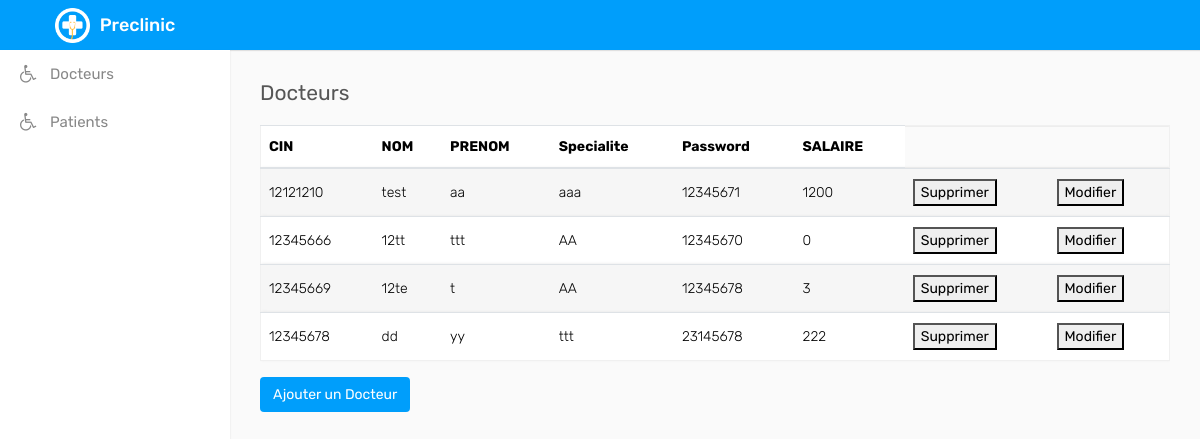
The page /Asma_Back2/views/doctor.php on the database its author committed.
### tables this page shows
CREATE TABLE IF NOT EXISTS `doctor` (
  `CIN` varchar(16) NOT NULL,
  `NOM` varchar(19) NOT NULL,
  `PRENOM` varchar(16) NOT NULL,
  `SPECIALITE` varchar(16) NOT NULL,
  `PASS` varchar(50) NOT NULL,
  `SALAIRE` int(10) NOT NULL,
  PRIMARY KEY (`CIN`)
);

### Asma_Back2/core/doctorD.php (called while the page is built, shortened)
<?php
class DoctorD
{
	function afficherDoctor(){
		$sql="SElECT * From doctor";
		$db = config::getConnexion();
		try{
		$liste=$db->query($sql);
		return $liste;
		}
        catch (Exception $e){
            die('Erreur: '.$e->getMessage());
        }
	}
}
?>

### Asma_Back2/views/doctor.php (the view, shortened to what this page needs)
<!DOCTYPE html>
<html lang="en">
<head>
    <link rel="stylesheet" type="text/css" href="assets/css/bootstrap.min.css">
    <link rel="stylesheet" type="text/css" href="assets/css/font-awesome.min.css">
    <link rel="stylesheet" type="text/css" href="assets/css/select2.min.css">
    <link rel="stylesheet" type="text/css" href="assets/css/dataTables.bootstrap4.min.css">
    <link rel="stylesheet" type="text/css" href="assets/css/bootstrap-datetimepicker.min.css">
    <link rel="stylesheet" type="text/css" href="assets/css/style.css">
</head>
<body>
    <div class="main-wrapper">
        <div class="header">
			<div class="header-left">
				<a href="index.html" class="logo">
					<img src="assets/img/logo.png" width="35" height="35" alt=""> <span>Preclinic</span>
				</a>
			</div>
        </div>
        <div class="sidebar" id="sidebar">
            <div class="sidebar-inner slimscroll">
                <div id="sidebar-menu" class="sidebar-menu">
                    <ul>
                        <li>
                            <a href="doctor.php"><i class="fa fa-wheelchair"></i> <span>Docteurs</span></a>
                        </li>
                        <li>
                            <a href="patient.php"><i class="fa fa-wheelchair"></i> <span>Patients</span></a>
                        </li>
                            </ul>
                </div>
            </div>
        </div>
        <div class="page-wrapper">
            <div class="content">
                <div class="row">
                    <div class="col-sm-4 col-3">
                        <h4 class="page-title">Docteurs</h4>
                    </div>
                </div>
				<div class="row">
					<div class="col-md-12">
						<div class="table-responsive">
							<table class="table table-border table-striped custom-table ">
								<thead>
									<tr>
										<th>CIN</th>
										<th>NOM</th>
										<th>PRENOM</th>
										<th>Specialite</th>
                    <th>Password</th>
                    <th>SALAIRE</th>
									</tr>
								</thead>
								<tbody>
                <?PHP
				   include "../core/DoctorD.php";
					 $Doctor1D=new DoctorD();
					 $listeDoctor=$Doctor1D->afficherDoctor();
foreach($listeDoctor as $row){
  ?>
	<tr>
  <td><?PHP echo $row['CIN']; ?></td>
	<td><?PHP echo $row['NOM']; ?></td>
  <td><?PHP echo $row['PRENOM']; ?></td>
  <td><?PHP echo $row['SPECIALITE']; ?></td>
	<td><?PHP echo $row['PASS']; ?></td>
  <td><?PHP echo $row['SALAIRE']; ?></td>
  <td><form method="POST" action="supprimer_doctor.php">
  <button type="submit" name="supprimer" value="supprimer" class="ajouter">Supprimer</button>
	</form>
	</td>
	 <td><a href="modifier_doctor.php?Cin=<?PHP echo $row['CIN']; ?>">
	<button class="ajouter">Modifier</button></a></td>
</tr>
<?PHP
}
?>
								</tbody>
                            </table>
                            <button type="button" class="btn btn-primary" data-toggle="modal" data-target="#modalPoll-1">Ajouter
                                un Docteur</button>
                                </div>
                              </div>
						</div>
					</div>
                </div>
            </div>
</body>
</html>

### rows shown on the page
doctor: CIN "12121210", NOM "test", PRENOM "aa", SPECIALITE "aaa", PASS "12345671", SALAIRE "1200"
doctor: CIN "12345666", NOM "12tt", PRENOM "ttt", SPECIALITE "AA", PASS "12345670", SALAIRE "0"
doctor: CIN "12345669", NOM "12te", PRENOM "t", SPECIALITE "AA", PASS "12345678", SALAIRE "3"
doctor: CIN "12345678", NOM "dd", PRENOM "yy", SPECIALITE "ttt", PASS "23145678", SALAIRE "222"
